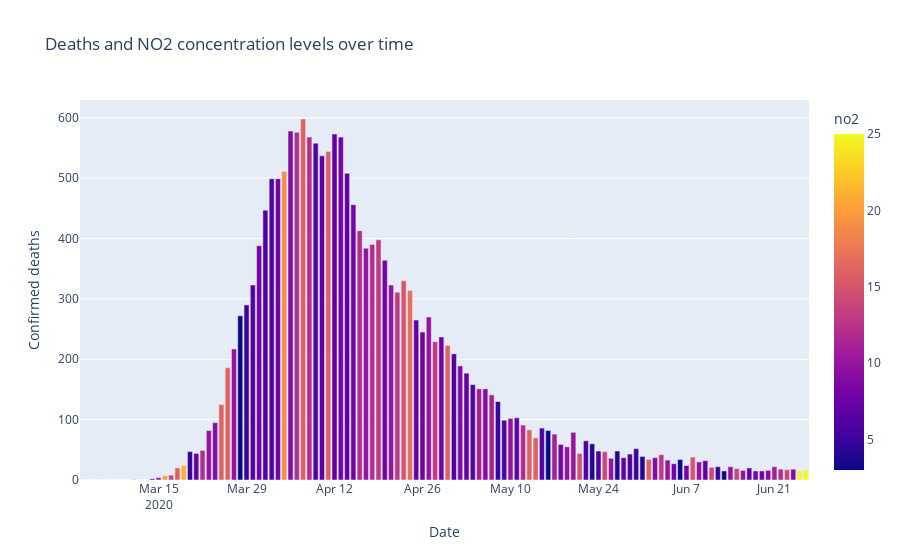

Notebook cell for this chart:
### Code cell
# 4.2.4) Timeline of confirmed deaths and NO2 concentration levels
fig = px.bar(df_final.sort_values('death', ascending = False), 
       x = "date", y = "death", color = 'no2', 
       title = 'Deaths and NO2 concentration levels over time',
       color_discrete_sequence = px.colors.qualitative.Vivid)

fig.update_traces(textposition = 'outside')
fig.update_layout(uniformtext_minsize = 8, uniformtext_mode = 'hide', xaxis_title = 'Date', yaxis_title = 'Confirmed deaths')
fig.show()
